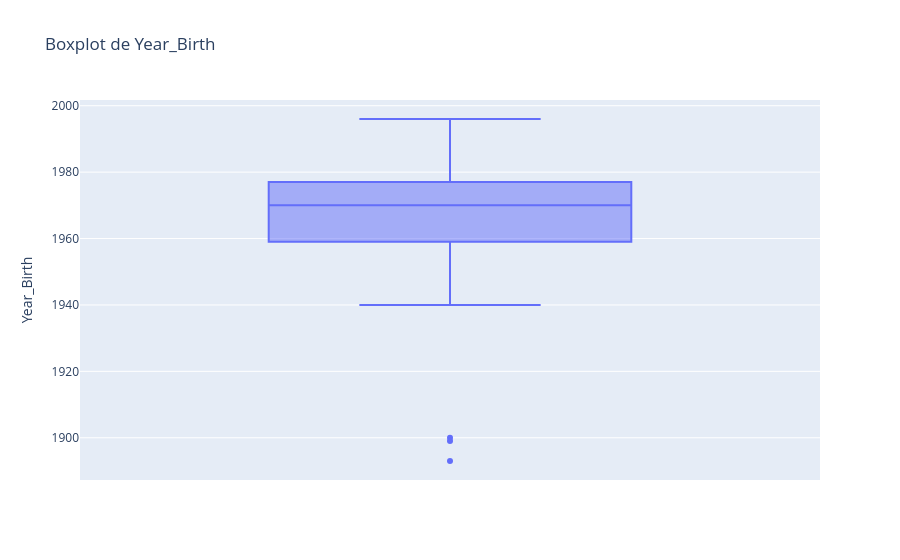

The notebook cell this image was saved under:
### Code cell
#Verificando coluna Year_Birth
fig = px.box(df, y='Year_Birth', title='Boxplot de Year_Birth')
fig.show()

### Figure 1 — Plotly figure (JSON) as saved in the notebook; plotly's stock layout.template omitted (floating-point values rounded to 4 significant figures; data arrays with more than 128 entries replaced by an {"elided": "..."} marker saying what was removed)
{"data": [{"alignmentgroup": "True", "hovertemplate": "Year_Birth=%{y}<extra></extra>", "legendgroup": "", "marker": {"color": "#636efa"}, "name": "", "notched": false, "offsetgroup": "", "orientation": "v", "showlegend": false, "type": "box", "x0": " ", "xaxis": "x", "y": {"elided": "2216 int values"}, "y0": " ", "yaxis": "y"}], "layout": {"boxmode": "group", "legend": {"tracegroupgap": 0}, "title": {"text": "Boxplot de Year_Birth"}, "xaxis": {"anchor": "y", "domain": [0, 1]}, "yaxis": {"anchor": "x", "domain": [0, 1], "title": {"text": "Year_Birth"}}}}
